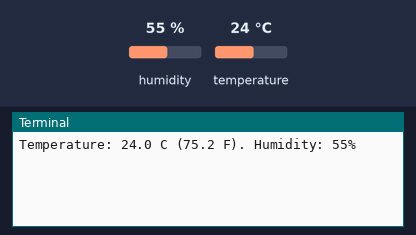
The program below on a simulated Raspberry Pi (BCM pin numbers). Shown: the last lines printed to the terminal. Inputs (shaded band) come from the test bench; at power-on: humidity 55 %, temperature 24 °C. The clock reads 2024-03-15 10:24:30 at power-on unless the program sets it; databases and web services accept everything at once and return nothing.

Above: at 1.2 s.
1.3 s: humidity set to 22 %
At 2.5 s:
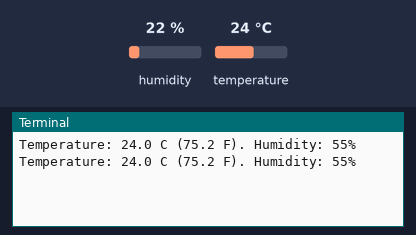
3.0 s: temperature set to 12 °C
At 4.5 s:
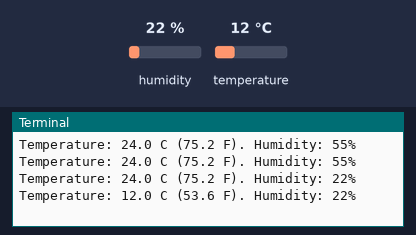
4.7 s: humidity set to 40 %
At 5.7 s:
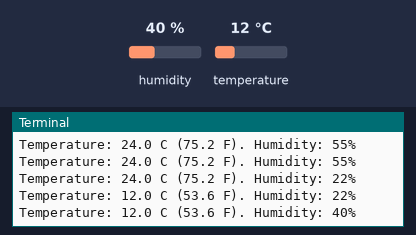
Timing chart, 0 to 7.7 s (numbered marks = the images above; inputs shaded):
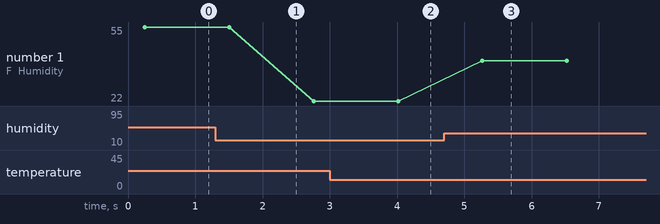

The program:

pi_to_aws.py
```python
# Takes code from here https://medium.com/comsystoreply/a-step-by-step-guide-to-predictive-analytics-on-aws-generating-sensor-data-with-a-raspberry-pi-c84cf28b1b4b

# pip3 install boto3
"""
humidity_sensor.py
"""
import adafruit_dht
import board
import boto3
import datetime
import time

"""Initialize the sensor. Set correct board pin
"""
sensor = adafruit_dht.DHT11(board.D2)
AWS_S3_BUCKET = "bucket name"
AWS_S3_KEY_PREFIX = "/path/to/raw/sensor/data"

"""Initialize the AWS S3 service client. You need to set up authentication credentials for your AWS account before
using Boto3. You can use the `aws configure` command to configure the credentials file, or manually create it (the default location is ~/.aws/credentials)
"""
s3 = boto3.resource("s3")


class Reading:
    def __init__(self, temperature=None, temperature_f=None, humidity=None):
        self.timestamp = datetime.datetime.now().isoformat(timespec="milliseconds")
        self.temperature = temperature
        self.temperature_f = temperature_f
        self.humidity = humidity

    def to_csv(self):
        """CSV representation of the object
        Column order:
         - timestamp
         - temperature (Celsius)
         - temperature (Fahrenheit)
         - humidity
        """
        return (
            f"{self.timestamp},{self.temperature},{self.temperature_f},{self.humidity}"
        )


def get_reading() -> Reading:
    """Returns current readings from the sensor. Sensor DHT11 has sampling rate of 1 Hz, so calling this method more
    than once per second will result in the same readings
    """
    try:
        temperature = sensor.temperature
        temperature_f = temperature * (9 / 5) + 32
        humidity = sensor.humidity
        print(
            f"Temperature: {temperature:.1f} C ({temperature_f:.1f} F). Humidity: {humidity}%"
        )
        return Reading(temperature, temperature_f, humidity)

    except RuntimeError as error:
        print(error.args[0])
        return Reading()
    except Exception as error:
        sensor.exit()
        raise error


def upload_data(readings: list[Reading]):
    """Forms a CSV file and uploads it to AWS"""
    body = "\n".join(map(Reading.to_csv, readings))
    filename = f"readings-{datetime.datetime.now().isoformat(timespec='seconds')}.csv"
    s3object = s3.Object(AWS_S3_BUCKET, AWS_S3_KEY_PREFIX + filename)
    s3object.put(Body=body)
    print(f"File uploaded: {filename}")


if __name__ == "__main__":
    readings = list[Reading]()
    while True:
        reading = get_reading()
        readings.append(reading)
        if len(readings) >= 60:
            """Approximately every minute readings are uploaded to AWS S3"""
            upload_data(readings)
            readings.clear()
        time.sleep(1.0)
```

Measured:
- after the input at 3.0 s, the terminal: prints a new line after 1.0 s (image 2)
- after the input at 4.7 s, the terminal: prints a new line after 0.57 s (image 3)
- plotted number 1: 55 → 22 after the input at 1.3 s, 22 → 40 after the input at 4.7 s
